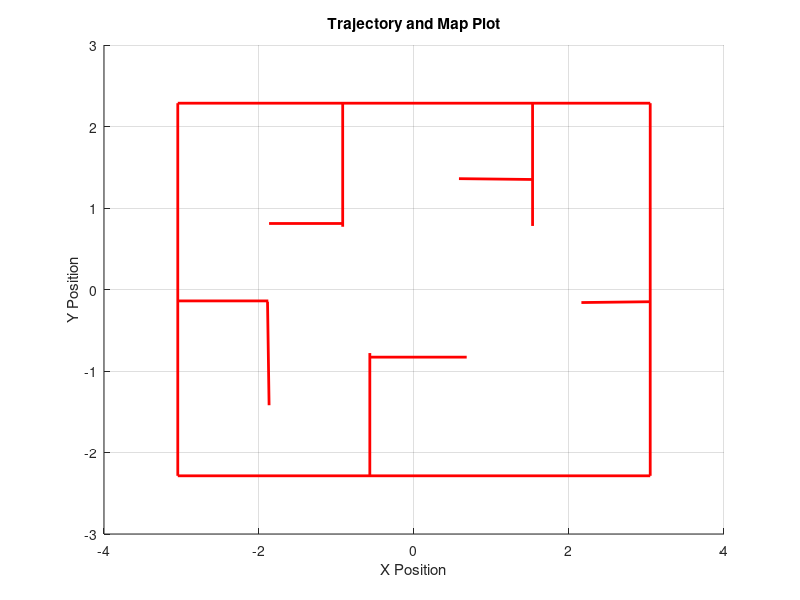

This figure's MATLAB source: (Note: this script raises an error after producing the figure.)
function drawTrajectories()
% This function is to draw truthPose, and grid map infor

% ===================== load dataStore mat ==================
% dataStore = load('dataStore_forMapping.mat');
% dataStore = dataStore.dataStore;
global dataStore;



% ==================== load map information ===================
load('practicemap2025update.mat');
% cornerMap = loopMap;
cornerMap = map;
figure; hold on; grid on;
xlabel('X Position'); ylabel('Y Position');
title('Trajectory and Map Plot');

% Plot the Map
for i = 1:size(cornerMap, 1)
    plot([cornerMap(i,1), cornerMap(i,3)], [cornerMap(i,2), cornerMap(i,4)], 'r-', 'LineWidth', 2,'HandleVisibility', 'off');
end

% ======================== draw grid boundaries ========================== 
% grid_size = 25; % 25 by 25
% 
% x_min = -2.5;
% x_max = 2.5;
% y_min = -2.5;
% y_max = 2.5;
% 
% % Create the meshgrid
% [x, y] = meshgrid(linspace(x_min, x_max, grid_size), linspace(y_min, y_max, grid_size));

% Plot the grid boundaries
% figure;
hold on;

% Plot vertical lines
% for i = 1:grid_size
%     plot([x(1, i), x(end, i)], [y(1, i), y(end, i)], 'k','LineWidth', 1);  % Vertical lines
% end
% 
% % Plot horizontal lines
% for i = 1:grid_size
%     plot([x(i, 1), x(i, end)], [y(i, 1), y(i, end)], 'k','LineWidth', 1);  % Horizontal lines
% end


% ======================= Plot the trajectories ==========================
h1 = plot(dataStore.truthPose(:,2), dataStore.truthPose(:,3), 'g-', 'LineWidth', 2, 'DisplayName', 'Ground Truth');
% hs = scatter(dataStore.truthPose(1,2), dataStore.truthPose(1,3), 100, 'b', 'filled','DisplayName', 'Start Point'); % mark start pint
% % he = scatter(dataStore.truthPose(end,2), dataStore.truthPose(end,3), 100, 'r', 'filled', 'DisplayName', 'End Point'); % mark end point
% h2 = plot(dataStore2.deadReck(:,1), dataStore2.deadReck(:,2), 'r-', 'LineWidth', 1, 'DisplayName', 'Dead Reckoning');

% h3 = plot(dataStore2.ekfMu(:,1), dataStore2.ekfMu(:,2), 'b-', 'LineWidth', 1, 'DisplayName', 'EKF Estimate');
% 
% for t = 1:length(dataStore2.ekfSigma)
%     Mu = dataStore2.ekfMu(t, 1:2);  % Extract [x, y] at time t
%     Sigma = dataStore2.ekfSigma{t}(1:2, 1:2);  % Extract 2x2 covariance matrix
%     
%     % Plot 1-Σ ellipse
%     plotCovEllipse(Mu, Sigma);
% end

% Plot the particles (scatter plot)
% ha = scatter(dataStore2.particles{1}(1,:), dataStore2.particles{1}(2,:), 'r', 'filled','DisplayName', 'Initial Particles');  % Red particles
% hb = scatter(dataStore2.particles{end}(1,:), dataStore2.particles{end}(2,:), 'b', 'filled', 'DisplayName', 'Final Particles');  % Blue particles

% x_vals = [];
% y_vals = [];
% for i=1:5
% %     point = highest_weight_point(dataStore2.particles{i+1});
%     point = weight_mean_point(dataStore2.particles{i+1});
%     scatter(point(1), point(2), 'cyan', 'filled'); 
%     x_vals = [x_vals; point(1)]; 
%     y_vals = [y_vals; point(2)];
% end
% Plot the first five highest point. 
% hold on;
% h4 = plot(NaN, NaN,'o', 'Color', 'cyan', 'DisplayName', '1-\Sigma Uncertainty');
% hc = plot(x_vals, y_vals,'LineWidth', 2, 'Color', 'cyan','DisplayName',  'PF Estimate');


% =================== mark bump locations ====================
% bump_detected = (dataStore.bump(:, 2) == 1 | dataStore.bump(:, 3) == 1 | dataStore.bump(:, 7) == 1);
% 
% Step 2: Extract the truthPose corresponding to detected bumps
% truthPose_bumps = dataStore.truthPose(bump_detected, :);  % Extract only rows where bumps are detected

% Step 3: Plot all bump positions at once
% h_bump = plot(truthPose_bumps(:, 2), truthPose_bumps(:, 3), 'o', 'MarkerFaceColor', 'cyan', 'MarkerSize', 8,'DisplayName', 'Bump Triggered');  % Plot all bump points at once


% ==================== legend ================================
legend_handles = [h1];
% hold off;
% Create the legend
legend(legend_handles);
legend('show');


end